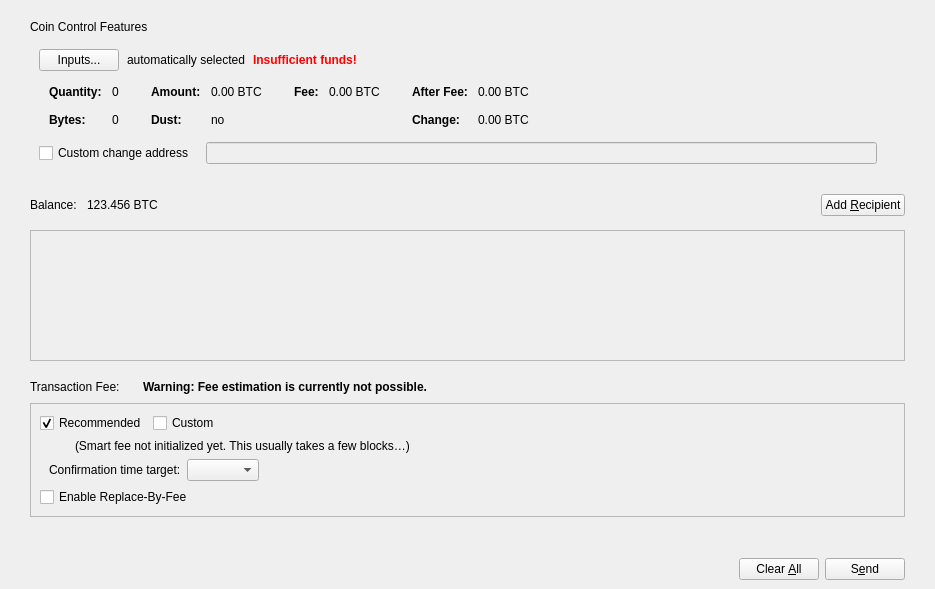
<?xml version="1.0" encoding="UTF-8"?>
<ui version="4.0">
 <class>SendCoinsDialog</class>
 <widget class="QDialog" name="SendCoinsDialog">
  <property name="geometry">
   <rect>
    <x>0</x>
    <y>0</y>
    <width>935</width>
    <height>589</height>
   </rect>
  </property>
  <property name="windowTitle">
   <string>Send Coins</string>
  </property>
  <layout class="QVBoxLayout" name="verticalLayout_6">
   <property name="leftMargin">
    <number>0</number>
   </property>
   <property name="rightMargin">
    <number>0</number>
   </property>
   <property name="bottomMargin">
    <number>0</number>
   </property>
   <item>
    <layout class="QVBoxLayout" name="verticalLayout_11">
     <property name="leftMargin">
      <number>30</number>
     </property>
     <property name="topMargin">
      <number>9</number>
     </property>
     <property name="rightMargin">
      <number>30</number>
     </property>
     <item>
      <widget class="QWidget" name="coinControlWidget" native="true">
       <layout class="QVBoxLayout" name="verticalLayout_9">
        <property name="leftMargin">
         <number>0</number>
        </property>
        <property name="topMargin">
         <number>0</number>
        </property>
        <property name="rightMargin">
         <number>0</number>
        </property>
        <property name="bottomMargin">
         <number>0</number>
        </property>
        <item>
         <widget class="QLabel" name="label_2">
          <property name="text">
           <string>Coin Control Features</string>
          </property>
         </widget>
        </item>
        <item>
         <widget class="QWidget" name="coinControlContentsWidget" native="true">
          <layout class="QVBoxLayout" name="verticalLayout_8">
           <property name="bottomMargin">
            <number>6</number>
           </property>
           <item>
            <layout class="QVBoxLayout" name="verticalLayoutCoinControl" stretch="0,0,0,1">
             <property name="spacing">
              <number>0</number>
             </property>
             <item>
              <layout class="QHBoxLayout" name="horizontalLayoutCoinControl2" stretch="0,0,0,0">
               <property name="spacing">
                <number>8</number>
               </property>
               <property name="bottomMargin">
                <number>10</number>
               </property>
               <item>
                <widget class="QPushButton" name="pushButtonCoinControl">
                 <property name="styleSheet">
                  <string notr="true"/>
                 </property>
                 <property name="text">
                  <string>Inputs...</string>
                 </property>
                 <property name="autoDefault">
                  <bool>false</bool>
                 </property>
                </widget>
               </item>
               <item>
                <widget class="QLabel" name="labelCoinControlAutomaticallySelected">
                 <property name="text">
                  <string>automatically selected</string>
                 </property>
                 <property name="margin">
                  <number>5</number>
                 </property>
                </widget>
               </item>
               <item>
                <widget class="QLabel" name="labelCoinControlInsuffFunds">
                 <property name="font">
                  <font>
                   <weight>75</weight>
                   <bold>true</bold>
                  </font>
                 </property>
                 <property name="styleSheet">
                  <string notr="true">color:red;font-weight:bold;</string>
                 </property>
                 <property name="text">
                  <string>Insufficient funds!</string>
                 </property>
                 <property name="margin">
                  <number>5</number>
                 </property>
                </widget>
               </item>
               <item>
                <spacer name="horizontalSpacerCoinControl">
                 <property name="orientation">
                  <enum>Qt::Horizontal</enum>
                 </property>
                 <property name="sizeHint" stdset="0">
                  <size>
                   <width>40</width>
                   <height>1</height>
                  </size>
                 </property>
                </spacer>
               </item>
              </layout>
             </item>
             <item>
              <widget class="QWidget" name="widgetCoinControl" native="true">
               <property name="sizePolicy">
                <sizepolicy hsizetype="Preferred" vsizetype="Preferred">
                 <horstretch>0</horstretch>
                 <verstretch>0</verstretch>
                </sizepolicy>
               </property>
               <property name="minimumSize">
                <size>
                 <width>0</width>
                 <height>0</height>
                </size>
               </property>
               <property name="styleSheet">
                <string notr="true"/>
               </property>
               <layout class="QHBoxLayout" name="horizontalLayoutCoinControl5">
                <property name="leftMargin">
                 <number>0</number>
                </property>
                <property name="topMargin">
                 <number>0</number>
                </property>
                <property name="rightMargin">
                 <number>0</number>
                </property>
                <property name="bottomMargin">
                 <number>0</number>
                </property>
                <item>
                 <layout class="QHBoxLayout" name="horizontalLayoutCoinControl3" stretch="0,0,0,1">
                  <property name="spacing">
                   <number>20</number>
                  </property>
                  <property name="topMargin">
                   <number>0</number>
                  </property>
                  <property name="bottomMargin">
                   <number>10</number>
                  </property>
                  <item>
                   <layout class="QFormLayout" name="formLayoutCoinControl1">
                    <property name="horizontalSpacing">
                     <number>10</number>
                    </property>
                    <property name="verticalSpacing">
                     <number>14</number>
                    </property>
                    <property name="leftMargin">
                     <number>10</number>
                    </property>
                    <property name="topMargin">
                     <number>4</number>
                    </property>
                    <property name="rightMargin">
                     <number>6</number>
                    </property>
                    <item row="0" column="0">
                     <widget class="QLabel" name="labelCoinControlQuantityText">
                      <property name="font">
                       <font>
                        <weight>75</weight>
                        <bold>true</bold>
                       </font>
                      </property>
                      <property name="text">
                       <string>Quantity:</string>
                      </property>
                      <property name="margin">
                       <number>0</number>
                      </property>
                     </widget>
                    </item>
                    <item row="0" column="1">
                     <widget class="QLabel" name="labelCoinControlQuantity">
                      <property name="cursor">
                       <cursorShape>IBeamCursor</cursorShape>
                      </property>
                      <property name="contextMenuPolicy">
                       <enum>Qt::ActionsContextMenu</enum>
                      </property>
                      <property name="text">
                       <string notr="true">0</string>
                      </property>
                      <property name="margin">
                       <number>0</number>
                      </property>
                      <property name="textInteractionFlags">
                       <set>Qt::LinksAccessibleByMouse|Qt::TextSelectableByMouse</set>
                      </property>
                     </widget>
                    </item>
                    <item row="1" column="0">
                     <widget class="QLabel" name="labelCoinControlBytesText">
                      <property name="font">
                       <font>
                        <weight>75</weight>
                        <bold>true</bold>
                       </font>
                      </property>
                      <property name="text">
                       <string>Bytes:</string>
                      </property>
                     </widget>
                    </item>
                    <item row="1" column="1">
                     <widget class="QLabel" name="labelCoinControlBytes">
                      <property name="cursor">
                       <cursorShape>IBeamCursor</cursorShape>
                      </property>
                      <property name="contextMenuPolicy">
                       <enum>Qt::ActionsContextMenu</enum>
                      </property>
                      <property name="text">
                       <string notr="true">0</string>
                      </property>
                      <property name="textInteractionFlags">
                       <set>Qt::LinksAccessibleByMouse|Qt::TextSelectableByMouse</set>
                      </property>
                     </widget>
                    </item>
                   </layout>
                  </item>
                  <item>
                   <layout class="QFormLayout" name="formLayoutCoinControl2">
                    <property name="horizontalSpacing">
                     <number>10</number>
                    </property>
                    <property name="verticalSpacing">
                     <number>14</number>
                    </property>
                    <property name="leftMargin">
                     <number>6</number>
                    </property>
                    <property name="topMargin">
                     <number>4</number>
                    </property>
                    <property name="rightMargin">
                     <number>6</number>
                    </property>
                    <item row="0" column="0">
                     <widget class="QLabel" name="labelCoinControlAmountText">
                      <property name="font">
                       <font>
                        <weight>75</weight>
                        <bold>true</bold>
                       </font>
                      </property>
                      <property name="text">
                       <string>Amount:</string>
                      </property>
                      <property name="margin">
                       <number>0</number>
                      </property>
                     </widget>
                    </item>
                    <item row="0" column="1">
                     <widget class="QLabel" name="labelCoinControlAmount">
                      <property name="cursor">
                       <cursorShape>IBeamCursor</cursorShape>
                      </property>
                      <property name="contextMenuPolicy">
                       <enum>Qt::ActionsContextMenu</enum>
                      </property>
                      <property name="text">
                       <string notr="true">0.00 BTC</string>
                      </property>
                      <property name="textInteractionFlags">
                       <set>Qt::LinksAccessibleByMouse|Qt::TextSelectableByMouse</set>
                      </property>
                     </widget>
                    </item>
                    <item row="1" column="0">
                     <widget class="QLabel" name="labelCoinControlLowOutputText">
                      <property name="font">
                       <font>
                        <weight>75</weight>
                        <bold>true</bold>
                       </font>
                      </property>
                      <property name="text">
                       <string>Dust:</string>
                      </property>
                     </widget>
                    </item>
                    <item row="1" column="1">
                     <widget class="QLabel" name="labelCoinControlLowOutput">
                      <property name="cursor">
                       <cursorShape>IBeamCursor</cursorShape>
                      </property>
                      <property name="contextMenuPolicy">
                       <enum>Qt::ActionsContextMenu</enum>
                      </property>
                      <property name="text">
                       <string notr="true">no</string>
                      </property>
                      <property name="textInteractionFlags">
                       <set>Qt::LinksAccessibleByMouse|Qt::TextSelectableByMouse</set>
                      </property>
                     </widget>
                    </item>
                   </layout>
                  </item>
                  <item>
                   <layout class="QFormLayout" name="formLayoutCoinControl3">
                    <property name="horizontalSpacing">
                     <number>10</number>
                    </property>
                    <property name="verticalSpacing">
                     <number>14</number>
                    </property>
                    <property name="leftMargin">
                     <number>6</number>
                    </property>
                    <property name="topMargin">
                     <number>4</number>
                    </property>
                    <property name="rightMargin">
                     <number>6</number>
                    </property>
                    <item row="0" column="0">
                     <widget class="QLabel" name="labelCoinControlFeeText">
                      <property name="font">
                       <font>
                        <weight>75</weight>
                        <bold>true</bold>
                       </font>
                      </property>
                      <property name="text">
                       <string>Fee:</string>
                      </property>
                      <property name="margin">
                       <number>0</number>
                      </property>
                     </widget>
                    </item>
                    <item row="0" column="1">
                     <widget class="QLabel" name="labelCoinControlFee">
                      <property name="cursor">
                       <cursorShape>IBeamCursor</cursorShape>
                      </property>
                      <property name="contextMenuPolicy">
                       <enum>Qt::ActionsContextMenu</enum>
                      </property>
                      <property name="text">
                       <string notr="true">0.00 BTC</string>
                      </property>
                      <property name="textInteractionFlags">
                       <set>Qt::LinksAccessibleByMouse|Qt::TextSelectableByMouse</set>
                      </property>
                     </widget>
                    </item>
                   </layout>
                  </item>
                  <item>
                   <layout class="QFormLayout" name="formLayoutCoinControl4">
                    <property name="horizontalSpacing">
                     <number>10</number>
                    </property>
                    <property name="verticalSpacing">
                     <number>14</number>
                    </property>
                    <property name="leftMargin">
                     <number>6</number>
                    </property>
                    <property name="topMargin">
                     <number>4</number>
                    </property>
                    <property name="rightMargin">
                     <number>6</number>
                    </property>
                    <item row="0" column="0">
                     <widget class="QLabel" name="labelCoinControlAfterFeeText">
                      <property name="font">
                       <font>
                        <weight>75</weight>
                        <bold>true</bold>
                       </font>
                      </property>
                      <property name="text">
                       <string>After Fee:</string>
                      </property>
                      <property name="margin">
                       <number>0</number>
                      </property>
                     </widget>
                    </item>
                    <item row="0" column="1">
                     <widget class="QLabel" name="labelCoinControlAfterFee">
                      <property name="cursor">
                       <cursorShape>IBeamCursor</cursorShape>
                      </property>
                      <property name="contextMenuPolicy">
                       <enum>Qt::ActionsContextMenu</enum>
                      </property>
                      <property name="text">
                       <string notr="true">0.00 BTC</string>
                      </property>
                      <property name="textInteractionFlags">
                       <set>Qt::LinksAccessibleByMouse|Qt::TextSelectableByMouse</set>
                      </property>
                     </widget>
                    </item>
                    <item row="1" column="0">
                     <widget class="QLabel" name="labelCoinControlChangeText">
                      <property name="font">
                       <font>
                        <weight>75</weight>
                        <bold>true</bold>
                       </font>
                      </property>
                      <property name="text">
                       <string>Change:</string>
                      </property>
                     </widget>
                    </item>
                    <item row="1" column="1">
                     <widget class="QLabel" name="labelCoinControlChange">
                      <property name="cursor">
                       <cursorShape>IBeamCursor</cursorShape>
                      </property>
                      <property name="contextMenuPolicy">
                       <enum>Qt::ActionsContextMenu</enum>
                      </property>
                      <property name="text">
                       <string notr="true">0.00 BTC</string>
                      </property>
                      <property name="textInteractionFlags">
                       <set>Qt::LinksAccessibleByMouse|Qt::TextSelectableByMouse</set>
                      </property>
                     </widget>
                    </item>
                   </layout>
                  </item>
                 </layout>
                </item>
               </layout>
              </widget>
             </item>
             <item>
              <layout class="QHBoxLayout" name="horizontalLayoutCoinControl4" stretch="0,0,0">
               <property name="spacing">
                <number>12</number>
               </property>
               <property name="sizeConstraint">
                <enum>QLayout::SetDefaultConstraint</enum>
               </property>
               <property name="topMargin">
                <number>5</number>
               </property>
               <property name="rightMargin">
                <number>0</number>
               </property>
               <item>
                <widget class="QCheckBox" name="checkBoxCoinControlChange">
                 <property name="toolTip">
                  <string>If this is activated, but the change address is empty or invalid, change will be sent to a newly generated address.</string>
                 </property>
                 <property name="text">
                  <string>Custom change address</string>
                 </property>
                </widget>
               </item>
               <item>
                <widget class="QValidatedLineEdit" name="lineEditCoinControlChange">
                 <property name="enabled">
                  <bool>false</bool>
                 </property>
                 <property name="sizePolicy">
                  <sizepolicy hsizetype="Expanding" vsizetype="Fixed">
                   <horstretch>0</horstretch>
                   <verstretch>0</verstretch>
                  </sizepolicy>
                 </property>
                </widget>
               </item>
               <item>
                <widget class="QLabel" name="labelCoinControlChangeLabel">
                 <property name="sizePolicy">
                  <sizepolicy hsizetype="Preferred" vsizetype="Expanding">
                   <horstretch>0</horstretch>
                   <verstretch>0</verstretch>
                  </sizepolicy>
                 </property>
                 <property name="minimumSize">
                  <size>
                   <width>0</width>
                   <height>0</height>
                  </size>
                 </property>
                 <property name="text">
                  <string/>
                 </property>
                 <property name="margin">
                  <number>3</number>
                 </property>
                </widget>
               </item>
              </layout>
             </item>
             <item>
              <spacer name="verticalSpacerCoinControl">
               <property name="orientation">
                <enum>Qt::Vertical</enum>
               </property>
               <property name="sizeHint" stdset="0">
                <size>
                 <width>800</width>
                 <height>1</height>
                </size>
               </property>
              </spacer>
             </item>
            </layout>
           </item>
          </layout>
         </widget>
        </item>
       </layout>
      </widget>
     </item>
    </layout>
   </item>
   <item>
    <widget class="QWidget" name="widgetRecipients" native="true">
     <property name="sizePolicy">
      <sizepolicy hsizetype="Preferred" vsizetype="Preferred">
       <horstretch>0</horstretch>
       <verstretch>1</verstretch>
      </sizepolicy>
     </property>
     <layout class="QVBoxLayout" name="verticalLayout_7">
      <property name="spacing">
       <number>0</number>
      </property>
      <property name="leftMargin">
       <number>30</number>
      </property>
      <property name="topMargin">
       <number>0</number>
      </property>
      <property name="rightMargin">
       <number>30</number>
      </property>
      <property name="bottomMargin">
       <number>0</number>
      </property>
      <item>
       <layout class="QHBoxLayout" name="horizontalLayout_4">
        <property name="topMargin">
         <number>3</number>
        </property>
        <property name="rightMargin">
         <number>0</number>
        </property>
        <property name="bottomMargin">
         <number>0</number>
        </property>
        <item>
         <widget class="QLabel" name="labelBalanceName">
          <property name="sizePolicy">
           <sizepolicy hsizetype="Preferred" vsizetype="Preferred">
            <horstretch>0</horstretch>
            <verstretch>0</verstretch>
           </sizepolicy>
          </property>
          <property name="minimumSize">
           <size>
            <width>20</width>
            <height>50</height>
           </size>
          </property>
          <property name="text">
           <string>Balance:</string>
          </property>
         </widget>
        </item>
        <item>
         <spacer name="horizontalSpacer_8">
          <property name="orientation">
           <enum>Qt::Horizontal</enum>
          </property>
          <property name="sizeType">
           <enum>QSizePolicy::Fixed</enum>
          </property>
          <property name="sizeHint" stdset="0">
           <size>
            <width>10</width>
            <height>20</height>
           </size>
          </property>
         </spacer>
        </item>
        <item>
         <widget class="QLabel" name="labelBalance">
          <property name="sizePolicy">
           <sizepolicy hsizetype="Preferred" vsizetype="Preferred">
            <horstretch>0</horstretch>
            <verstretch>0</verstretch>
           </sizepolicy>
          </property>
          <property name="minimumSize">
           <size>
            <width>20</width>
            <height>50</height>
           </size>
          </property>
          <property name="cursor">
           <cursorShape>IBeamCursor</cursorShape>
          </property>
          <property name="text">
           <string notr="true">123.456 BTC</string>
          </property>
          <property name="textInteractionFlags">
           <set>Qt::LinksAccessibleByMouse|Qt::TextSelectableByMouse</set>
          </property>
         </widget>
        </item>
        <item>
         <spacer name="horizontalSpacer_7">
          <property name="orientation">
           <enum>Qt::Horizontal</enum>
          </property>
          <property name="sizeHint" stdset="0">
           <size>
            <width>40</width>
            <height>20</height>
           </size>
          </property>
         </spacer>
        </item>
        <item>
         <widget class="SinPushButton" name="addButton">
          <property name="toolTip">
           <string>Send to multiple recipients at once</string>
          </property>
          <property name="text">
           <string>Add &amp;Recipient</string>
          </property>
          <property name="icon">
           <iconset resource="../bitcoin.qrc">
            <normaloff>:/icons/add_recipient</normaloff>:/icons/add_recipient</iconset>
          </property>
          <property name="autoDefault">
           <bool>false</bool>
          </property>
         </widget>
        </item>
       </layout>
      </item>
      <item>
       <widget class="QScrollArea" name="scrollArea">
        <property name="widgetResizable">
         <bool>true</bool>
        </property>
        <widget class="QWidget" name="scrollAreaWidgetContents">
         <property name="geometry">
          <rect>
           <x>0</x>
           <y>0</y>
           <width>873</width>
           <height>98</height>
          </rect>
         </property>
         <layout class="QVBoxLayout" name="verticalLayout_2" stretch="0,1">
          <property name="leftMargin">
           <number>0</number>
          </property>
          <property name="topMargin">
           <number>0</number>
          </property>
          <property name="rightMargin">
           <number>0</number>
          </property>
          <property name="bottomMargin">
           <number>0</number>
          </property>
          <item>
           <layout class="QVBoxLayout" name="entries">
            <property name="spacing">
             <number>6</number>
            </property>
           </layout>
          </item>
          <item>
           <spacer name="verticalSpacer">
            <property name="orientation">
             <enum>Qt::Vertical</enum>
            </property>
            <property name="sizeHint" stdset="0">
             <size>
              <width>20</width>
              <height>0</height>
             </size>
            </property>
           </spacer>
          </item>
         </layout>
        </widget>
       </widget>
      </item>
     </layout>
    </widget>
   </item>
   <item>
    <spacer name="verticalSpacer_2">
     <property name="orientation">
      <enum>Qt::Vertical</enum>
     </property>
     <property name="sizeType">
      <enum>QSizePolicy::Fixed</enum>
     </property>
     <property name="sizeHint" stdset="0">
      <size>
       <width>20</width>
       <height>10</height>
      </size>
     </property>
    </spacer>
   </item>
   <item>
    <layout class="QVBoxLayout" name="verticalLayout_10">
     <property name="leftMargin">
      <number>30</number>
     </property>
     <property name="rightMargin">
      <number>30</number>
     </property>
     <property name="bottomMargin">
      <number>20</number>
     </property>
     <item>
      <layout class="QHBoxLayout" name="horizontalLayoutFee1">
       <property name="bottomMargin">
        <number>0</number>
       </property>
       <item>
        <layout class="QVBoxLayout" name="verticalLayoutFee7">
         <property name="spacing">
          <number>0</number>
         </property>
         <item>
          <layout class="QHBoxLayout" name="horizontalLayoutSmartFee">
           <property name="spacing">
            <number>10</number>
           </property>
           <item>
            <widget class="QLabel" name="labelFeeHeadline">
             <property name="sizePolicy">
              <sizepolicy hsizetype="Preferred" vsizetype="Maximum">
               <horstretch>0</horstretch>
               <verstretch>0</verstretch>
              </sizepolicy>
             </property>
             <property name="font">
              <font>
               <weight>50</weight>
               <bold>false</bold>
              </font>
             </property>
             <property name="text">
              <string>Transaction Fee:</string>
             </property>
            </widget>
           </item>
           <item>
            <widget class="QLabel" name="labelFeeMinimized">
             <property name="text">
              <string/>
             </property>
            </widget>
           </item>
          </layout>
         </item>
        </layout>
       </item>
       <item>
        <widget class="QLabel" name="fallbackFeeWarningLabel">
         <property name="font">
          <font>
           <weight>75</weight>
           <bold>true</bold>
          </font>
         </property>
         <property name="toolTip">
          <string>Using the fallbackfee can result in sending a transaction that will take several hours or days (or never) to confirm. Consider choosing your fee manually or wait until you have validated the complete chain.</string>
         </property>
         <property name="text">
          <string>Warning: Fee estimation is currently not possible.</string>
         </property>
         <property name="wordWrap">
          <bool>false</bool>
         </property>
        </widget>
       </item>
       <item>
        <spacer name="horizontalSpacer_4">
         <property name="orientation">
          <enum>Qt::Horizontal</enum>
         </property>
         <property name="sizeType">
          <enum>QSizePolicy::MinimumExpanding</enum>
         </property>
         <property name="sizeHint" stdset="0">
          <size>
           <width>40</width>
           <height>20</height>
          </size>
         </property>
        </spacer>
       </item>
      </layout>
     </item>
     <item>
      <widget class="QFrame" name="frameFee">
       <property name="sizePolicy">
        <sizepolicy hsizetype="Expanding" vsizetype="Expanding">
         <horstretch>0</horstretch>
         <verstretch>0</verstretch>
        </sizepolicy>
       </property>
       <property name="maximumSize">
        <size>
         <width>16777215</width>
         <height>16777215</height>
        </size>
       </property>
       <property name="frameShape">
        <enum>QFrame::StyledPanel</enum>
       </property>
       <property name="frameShadow">
        <enum>QFrame::Sunken</enum>
       </property>
       <layout class="QVBoxLayout" name="verticalLayout_5">
        <item>
         <layout class="QHBoxLayout" name="horizontalLayout_3">
          <item>
           <widget class="QCheckBox" name="radioSmartFee">
            <property name="text">
             <string>Recommended</string>
            </property>
            <property name="checked">
             <bool>true</bool>
            </property>
            <attribute name="buttonGroup">
             <string notr="true">groupFee</string>
            </attribute>
           </widget>
          </item>
          <item>
           <widget class="QCheckBox" name="radioCustomFee">
            <property name="text">
             <string>Custom</string>
            </property>
            <attribute name="buttonGroup">
             <string notr="true">groupFee</string>
            </attribute>
           </widget>
          </item>
          <item>
           <spacer name="horizontalSpacer_3">
            <property name="orientation">
             <enum>Qt::Horizontal</enum>
            </property>
            <property name="sizeHint" stdset="0">
             <size>
              <width>40</width>
              <height>20</height>
             </size>
            </property>
           </spacer>
          </item>
         </layout>
        </item>
        <item>
         <widget class="QFrame" name="frameFeeSelection">
          <layout class="QVBoxLayout" name="verticalLayout_4">
           <property name="leftMargin">
            <number>9</number>
           </property>
           <property name="topMargin">
            <number>0</number>
           </property>
           <property name="rightMargin">
            <number>0</number>
           </property>
           <property name="bottomMargin">
            <number>0</number>
           </property>
           <item>
            <widget class="QStackedWidget" name="stackedFeeTypes">
             <property name="currentIndex">
              <number>0</number>
             </property>
             <widget class="QWidget" name="page">
              <layout class="QVBoxLayout" name="verticalLayout_3">
               <property name="leftMargin">
                <number>0</number>
               </property>
               <property name="topMargin">
                <number>0</number>
               </property>
               <property name="rightMargin">
                <number>0</number>
               </property>
               <property name="bottomMargin">
                <number>0</number>
               </property>
               <item>
                <layout class="QHBoxLayout" name="horizontalLayoutFee12">
                 <item>
                  <widget class="QLabel" name="labelSmartFee">
                   <property name="text">
                    <string/>
                   </property>
                   <property name="margin">
                    <number>2</number>
                   </property>
                  </widget>
                 </item>
                 <item>
                  <widget class="QLabel" name="labelFeeEstimation">
                   <property name="text">
                    <string/>
                   </property>
                  </widget>
                 </item>
                 <item>
                  <widget class="QLabel" name="labelSmartFee2">
                   <property name="text">
                    <string>(Smart fee not initialized yet. This usually takes a few blocks…)</string>
                   </property>
                   <property name="margin">
                    <number>2</number>
                   </property>
                  </widget>
                 </item>
                 <item>
                  <spacer name="horizontalSpacer_5">
                   <property name="orientation">
                    <enum>Qt::Horizontal</enum>
                   </property>
                   <property name="sizeHint" stdset="0">
                    <size>
                     <width>1</width>
                     <height>1</height>
                    </size>
                   </property>
                  </spacer>
                 </item>
                </layout>
               </item>
               <item>
                <layout class="QHBoxLayout" name="horizontalLayoutFee9">
                 <item>
                  <layout class="QVBoxLayout" name="verticalLayoutFee6">
                   <item>
                    <widget class="QLabel" name="labelSmartFee3">
                     <property name="text">
                      <string>Confirmation time target:</string>
                     </property>
                     <property name="margin">
                      <number>2</number>
                     </property>
                    </widget>
                   </item>
                  </layout>
                 </item>
                 <item>
                  <layout class="QVBoxLayout" name="verticalLayoutFee5">
                   <property name="rightMargin">
                    <number>30</number>
                   </property>
                   <item>
                    <layout class="QHBoxLayout" name="horizontalLayoutConfTarget">
                     <property name="bottomMargin">
                      <number>0</number>
                     </property>
                     <item>
                      <widget class="QComboBox" name="confTargetSelector"/>
                     </item>
                     <item>
                      <spacer name="horizontalSpacerConfTarget">
                       <property name="orientation">
                        <enum>Qt::Horizontal</enum>
                       </property>
                       <property name="sizeHint" stdset="0">
                        <size>
                         <width>40</width>
                         <height>20</height>
                        </size>
                       </property>
                      </spacer>
                     </item>
                    </layout>
                   </item>
                  </layout>
                 </item>
                </layout>
               </item>
              </layout>
             </widget>
             <widget class="QWidget" name="page_2">
              <layout class="QVBoxLayout" name="verticalLayout">
               <property name="leftMargin">
                <number>0</number>
               </property>
               <property name="topMargin">
                <number>0</number>
               </property>
               <property name="rightMargin">
                <number>0</number>
               </property>
               <property name="bottomMargin">
                <number>0</number>
               </property>
               <item>
                <layout class="QHBoxLayout" name="horizontalLayoutFee13">
                 <item>
                  <widget class="QLabel" name="labelCustomPerKilobyte">
                   <property name="toolTip">
                    <string>If the custom fee is set to 1000 satoshis and the transaction is only 250 bytes, then &quot;per kilobyte&quot; only pays 250 satoshis in fee, while &quot;total at least&quot; pays 1000 satoshis. For transactions bigger than a kilobyte both pay by kilobyte.</string>
                   </property>
                   <property name="text">
                    <string>per kilobyte</string>
                   </property>
                  </widget>
                 </item>
                 <item>
                  <widget class="BitcoinAmountField" name="customFee"/>
                 </item>
                 <item>
                  <spacer name="horizontalSpacer_6">
                   <property name="orientation">
                    <enum>Qt::Horizontal</enum>
                   </property>
                   <property name="sizeHint" stdset="0">
                    <size>
                     <width>1</width>
                     <height>1</height>
                    </size>
                   </property>
                  </spacer>
                 </item>
                </layout>
               </item>
               <item>
                <layout class="QHBoxLayout" name="horizontalLayoutFee8">
                 <item>
                  <widget class="QLabel" name="labelCustomFeeWarning">
                   <property name="enabled">
                    <bool>true</bool>
                   </property>
                   <property name="toolTip">
                    <string>When there is less transaction volume than space in the blocks, miners as well as relaying nodes may enforce a minimum fee. Paying only this minimum fee is just fine, but be aware that this can result in a never confirming transaction once there is more demand for sin transactions than the network can process.</string>
                   </property>
                   <property name="text">
                    <string>A too low fee might result in a never confirming transaction (read the tooltip)</string>
                   </property>
                  </widget>
                 </item>
                 <item>
                  <spacer name="horizontalSpacer_2">
                   <property name="orientation">
                    <enum>Qt::Horizontal</enum>
                   </property>
                   <property name="sizeHint" stdset="0">
                    <size>
                     <width>1</width>
                     <height>1</height>
                    </size>
                   </property>
                  </spacer>
                 </item>
                </layout>
               </item>
              </layout>
             </widget>
            </widget>
           </item>
          </layout>
         </widget>
        </item>
        <item>
         <widget class="QCheckBox" name="optInRBF">
          <property name="toolTip">
           <string>With Replace-By-Fee (BIP-125) you can increase a transaction's fee after it is sent. Without this, a higher fee may be recommended to compensate for increased transaction delay risk.</string>
          </property>
          <property name="text">
           <string>Enable Replace-By-Fee</string>
          </property>
         </widget>
        </item>
       </layout>
      </widget>
     </item>
    </layout>
   </item>
   <item>
    <widget class="QWidget" name="buttonsContainerWhite" native="true">
     <layout class="QHBoxLayout" name="horizontalLayout_2">
      <property name="leftMargin">
       <number>30</number>
      </property>
      <property name="topMargin">
       <number>15</number>
      </property>
      <property name="rightMargin">
       <number>30</number>
      </property>
      <item>
       <spacer name="horizontalSpacer">
        <property name="orientation">
         <enum>Qt::Horizontal</enum>
        </property>
        <property name="sizeHint" stdset="0">
         <size>
          <width>40</width>
          <height>20</height>
         </size>
        </property>
       </spacer>
      </item>
      <item>
       <widget class="QPushButton" name="clearButton">
        <property name="sizePolicy">
         <sizepolicy hsizetype="Minimum" vsizetype="Fixed">
          <horstretch>0</horstretch>
          <verstretch>0</verstretch>
         </sizepolicy>
        </property>
        <property name="toolTip">
         <string>Clear all fields of the form.</string>
        </property>
        <property name="text">
         <string>Clear &amp;All</string>
        </property>
        <property name="autoDefault">
         <bool>false</bool>
        </property>
       </widget>
      </item>
      <item>
       <widget class="QPushButton" name="sendButton">
        <property name="toolTip">
         <string>Confirm the send action</string>
        </property>
        <property name="text">
         <string>S&amp;end</string>
        </property>
        <property name="autoDefault">
         <bool>false</bool>
        </property>
        <property name="default">
         <bool>false</bool>
        </property>
       </widget>
      </item>
     </layout>
    </widget>
   </item>
  </layout>
 </widget>
 <customwidgets>
  <customwidget>
   <class>BitcoinAmountField</class>
   <extends>QLineEdit</extends>
   <header>qt/bitcoinamountfield.h</header>
   <container>1</container>
  </customwidget>
  <customwidget>
   <class>SinPushButton</class>
   <extends>QPushButton</extends>
   <header>qt/sinpushbutton.h</header>
  </customwidget>
  <customwidget>
   <class>QValidatedLineEdit</class>
   <extends>QLineEdit</extends>
   <header>qt/qvalidatedlineedit.h</header>
  </customwidget>
 </customwidgets>
 <resources>
  <include location="../bitcoin.qrc"/>
 </resources>
 <connections/>
 <buttongroups>
  <buttongroup name="groupFee"/>
 </buttongroups>
</ui>
